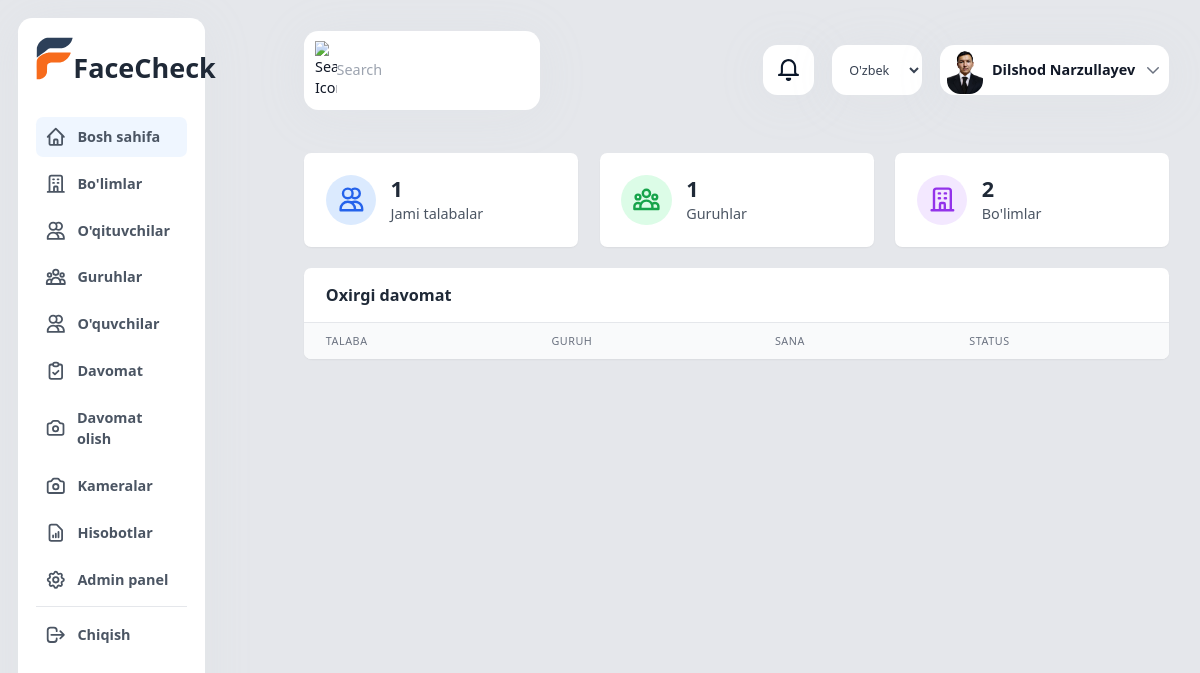
Before: /uz/ (signed in) with the older database file.
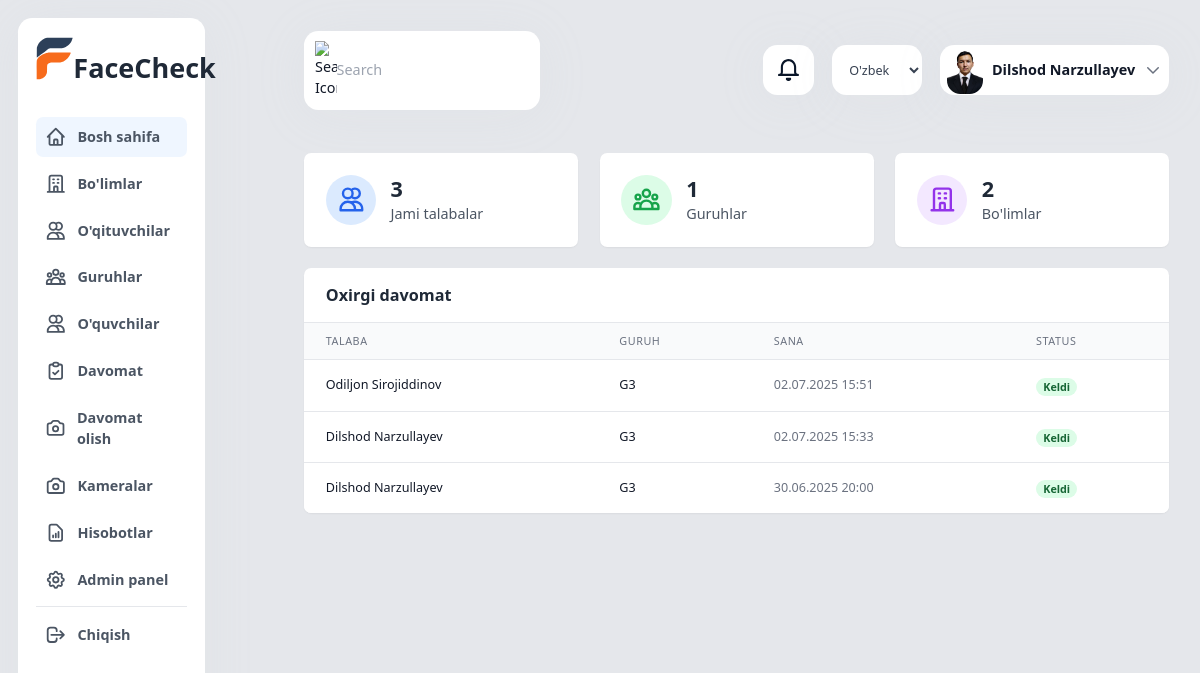
After: the same page with the newer database file.
### app/models.py (models this page shows, shortened)
class CustomUser(AbstractUser):
    USER_TYPE_CHOICES = (
        ('super_admin', 'Super Admin'),
        ('management', 'Rahbariyat'),
        ('teacher', 'O\'qituvchi'),
        ('student', 'O\'quvchi'),
        ('parent', 'Ota-ona'),
    )
    user_type = models.CharField(max_length=20, choices=USER_TYPE_CHOICES)
    phone_number = models.CharField(max_length=15, blank=True)
    profile_image = models.ImageField(upload_to='profile_pictures/', null=False, blank=False)
    face_encoding = models.BinaryField(null=True, blank=True)
    class Meta:
        verbose_name = _('Foydalanuvchi')
        verbose_name_plural = _('Foydalanuvchilar')

class Attendance(models.Model):
    ATTENDANCE_STATUS = (
        ('present', 'Keldi'),
        ('absent', 'Kelmadi'),
        ('late', 'Kechikdi'),
        ('excused', 'Sababli'),
    )
    student = models.ForeignKey(Student, on_delete=models.CASCADE, related_name='attendances')
    group = models.ForeignKey(Group, on_delete=models.CASCADE, related_name='attendances')
    date = models.DateField(_('Sana'))
    time = models.TimeField(_('Vaqt'))
    status = models.CharField(max_length=10, choices=ATTENDANCE_STATUS)
    marked_by = models.ForeignKey(CustomUser, on_delete=models.SET_NULL, null=True)
    face_confidence = models.FloatField(_('Yuz aniqlash ishonchliligi'), null=True)
    note = models.TextField(_('Izoh'), blank=True)
    created_at = models.DateTimeField(auto_now_add=True)
    class Meta:
        verbose_name = _('Davomat')
        verbose_name_plural = _('Davomatlar')
        unique_together = ['student', 'group', 'date']

class Student(models.Model):
    user = models.OneToOneField(CustomUser, on_delete=models.CASCADE)
    groups = models.ManyToManyField(Group, related_name='students')
    parents = models.ManyToManyField(CustomUser, related_name='children')
    student_id = models.CharField(_("O'quvchi ID"), max_length=20, unique=True)
    class Meta:
        verbose_name = _("O'quvchi")
        verbose_name_plural = _("O'quvchilar")

class Group(models.Model):
    name = models.CharField(_('Nomi'), max_length=100)
    department = models.ForeignKey(Department, on_delete=models.CASCADE, related_name='groups')
    teacher = models.ForeignKey(CustomUser, on_delete=models.SET_NULL, null=True, related_name='teaching_groups')
    start_date = models.DateField(_('Boshlanish sanasi'))
    end_date = models.DateField(_('Tugash sanasi'))
    active = models.BooleanField(_('Faol'), default=True)
    created_at = models.DateTimeField(auto_now_add=True)
    class Meta:
        verbose_name = _('Guruh')
        verbose_name_plural = _('Guruhlar')
        ordering = ['-created_at']

### app/views.py (the view)
# urls.py: path('', views.home, name='home'),
@login_required
def home(request):
    user = request.user
    context = {'title': 'Bosh sahifa'}
    if user.user_type == 'super_admin':
        context.update({
            'total_students': Student.objects.count(),
            'total_groups': Group.objects.count(),
            'total_departments': Department.objects.count(),
            'recent_attendance': Attendance.objects.select_related('student', 'group').order_by('-date', '-time')[:10]
        })
    elif user.user_type == 'management':
        context.update({
            'departments': Department.objects.annotate(student_count=Count('groups__students')),
            'attendance_stats': get_attendance_stats()
        })
    elif user.user_type == 'teacher':
        teacher_groups = Group.objects.filter(teacher=user)
        context.update({
            'groups': teacher_groups,
            'today_attendance': get_today_attendance(teacher_groups)
        })
    elif user.user_type == 'student':
        student = Student.objects.get(user=user)
        context.update({
            'student': student,
            'attendance_history': get_student_attendance(student)
        })
    elif user.user_type == 'parent':
        children = Student.objects.filter(parents=user)
        context.update({
            'children': children,
            'children_attendance': get_children_attendance(children)
        })
    return render(request, 'details/home.html', context)

### app/templates/details/home.html (shortened to what this page needs)
{% extends 'base.html' %}
{% load static %}
{% load i18n %}
{% load report_filters %}
{% block content %}
<div class="p-6">
    {% if user.user_type == 'super_admin' %}
    <div class="grid grid-cols-1 md:grid-cols-2 lg:grid-cols-3 gap-6 mb-6">
        <div class="bg-white rounded-lg p-6 shadow-sm hover:shadow-md transition-shadow">
            <div class="flex items-center">
                <div class="p-3 rounded-full bg-blue-100 text-blue-600">
                    <svg xmlns="http://www.w3.org/2000/svg" class="h-8 w-8" fill="none" viewBox="0 0 24 24" stroke="currentColor">
                        <path stroke-linecap="round" stroke-linejoin="round" stroke-width="2" d="M12 4.354a4 4 0 110 5.292M15 21H3v-1a6 6 0 0112 0v1zm0 0h6v-1a6 6 0 00-9-5.197M13 7a4 4 0 11-8 0 4 4 0 018 0z" />
                    </svg>
                </div>
                <div class="ml-4">
                    <h3 class="text-2xl font-semibold text-gray-800">{{ total_students }}</h3>
                    <p class="text-gray-600">{% trans "Jami talabalar" %}</p>
                </div>
            </div>
        </div>
        <div class="bg-white rounded-lg p-6 shadow-sm hover:shadow-md transition-shadow">
            <div class="flex items-center">
                <div class="p-3 rounded-full bg-green-100 text-green-600">
                </div>
                <div class="ml-4">
                    <h3 class="text-2xl font-semibold text-gray-800">{{ total_groups }}</h3>
                    <p class="text-gray-600">{% trans "Guruhlar" %}</p>
                </div>
            </div>
        </div>
        <div class="bg-white rounded-lg p-6 shadow-sm hover:shadow-md transition-shadow">
            <div class="flex items-center">
                <div class="p-3 rounded-full bg-purple-100 text-purple-600">
                </div>
                <div class="ml-4">
                    <h3 class="text-2xl font-semibold text-gray-800">{{ total_departments }}</h3>
                    <p class="text-gray-600">{% trans "Bo'limlar" %}</p>
                </div>
            </div>
        </div>
    </div>
    <div class="bg-white rounded-lg shadow-sm overflow-hidden">
        <div class="px-6 py-4 border-b border-gray-200">
            <h3 class="text-lg font-semibold text-gray-800">{% trans "Oxirgi davomat" %}</h3>
        </div>
        <div class="overflow-x-auto">
            <table class="min-w-full divide-y divide-gray-200">
                <thead class="bg-gray-50">
                    <tr>
                        <th class="px-6 py-3 text-left text-xs font-medium text-gray-500 uppercase tracking-wider">
                            {% trans "Talaba" %}
                        </th>
                        <th class="px-6 py-3 text-left text-xs font-medium text-gray-500 uppercase tracking-wider">
                            {% trans "Guruh" %}
                        </th>
                        <th class="px-6 py-3 text-left text-xs font-medium text-gray-500 uppercase tracking-wider">
                            {% trans "Sana" %}
                        </th>
                        <th class="px-6 py-3 text-left text-xs font-medium text-gray-500 uppercase tracking-wider">
                            {% trans "Status" %}
                        </th>
                    </tr>
                </thead>
                <tbody class="bg-white divide-y divide-gray-200">
                    {% for attendance in recent_attendance %}
                    <tr>
                        <td class="px-6 py-4 whitespace-nowrap">
                            <div class="text-sm font-medium text-gray-900">
                                {{ attendance.student.user.get_full_name }}
                            </div>
                        </td>
                        <td class="px-6 py-4 whitespace-nowrap">
                            <div class="text-sm text-gray-900">{{ attendance.group.name }}</div>
                        </td>
                        <td class="px-6 py-4 whitespace-nowrap">
                            <div class="text-sm text-gray-500">
                                {{ attendance.date|date:"d.m.Y" }} {{ attendance.time|time:"H:i" }}
                            </div>
                        </td>
                        <td class="px-6 py-4 whitespace-nowrap">
                            <span class="px-2 inline-flex text-xs leading-5 font-semibold rounded-full
                                {% if attendance.status == 'present' %}bg-green-100 text-green-800
                                {% elif attendance.status == 'late' %}bg-yellow-100 text-yellow-800
                                {% else %}bg-red-100 text-red-800{% endif %}">
                                {{ attendance.get_status_display }}
                            </span>
                        </td>
                    </tr>
                    {% endfor %}
                </tbody>
            </table>
        </div>
    </div>
    {% else %}
    hech kim
    {% endif %}
</div>
{% endblock %}

### app/templates/details/header.html (shortened to what this page needs)
{% load static %}
{% load i18n %}
<div class="container w-full mx-auto p-6">
    <div class="flex justify-between items-center mb-7.5">
        <div class="search-bar flex items-center bg-white rounded-2xl p-3 w-[16.375rem] shadow-[0px_6px_58px_#c3cbd61a]">
            <img src="{% static 'assets/images/img_icn_general_search.svg' %}" alt="{% trans 'Search Icon' %}" width="24" height="24" class="mr-2.75" />
            <input type="text" placeholder="{% trans 'Search' %}" class="border-none outline-none text-base text-gray-600 w-full bg-transparent" />
        </div>
        <div class="user-actions flex items-center">
            <div class="notifications bg-white rounded-2xl w-14 h-14 flex justify-center items-center mr-5 shadow-[0px_6px_58px_#c3cbd61a] cursor-pointer">
                <img src="{% static 'assets/images/img_icn_general_notifications.svg' %}" alt="{% trans 'Notifications' %}" width="24" height="24" />
            </div>
            <div class="relative flex items-center">
                <form action="{% url 'set_language' %}" method="post" class="mr-5">
                    <select name="language" onchange="this.form.submit()" class="bg-white rounded-2xl h-14 w-[100px] text-sm text-gray-700 px-4 py-1 shadow-[0px_6px_58px_#c3cbd61a] focus:outline-none hover:bg-gray-50 cursor-pointer">
                        {% get_current_language as LANGUAGE_CODE %}
                        {% get_available_languages as LANGUAGES %}
                        {% for lang in LANGUAGES %}
                            <option value="{{ lang.0 }}" {% if lang.0 == LANGUAGE_CODE %}selected{% endif %}>
                                {{ lang.1 }}
                            </option>
                        {% endfor %}
                    </select>
                </form>
                <button type="button" onclick="toggleDropdown()" class="user-profile flex items-center bg-white h-14 rounded-2xl p-2 shadow-[0px_6px_58px_#c3cbd61a] hover:bg-gray-50">
                    {% if request.user.profile_image %}
                        <img src="{{ request.user.profile_image.url }}" alt="{% trans 'User Profile' %}" class="profile-pic w-[40px] rounded-[0.9375rem] mr-2.5" />
                    {% else %}
                        <span class="profile-pic w-[40px] h-[40px] rounded-[0.9375rem] mr-2.5 bg-gray-300 flex items-center justify-center text-xl text-gray-600">{{ request.user.get_full_name|make_list|first|upper }}</span>
                    {% endif %}
                    <span class="text-base font-bold text-gray-900 mr-2.5">{{ user.get_full_name }}</span>
                    <svg class="w-5 h-5 text-gray-500" fill="none" stroke="currentColor" viewBox="0 0 24 24">
                        <path stroke-linecap="round" stroke-linejoin="round" stroke-width="2" d="M19 9l-7 7-7-7" />
                    </svg>
                </button>
            </div>
        </div>
    </div>
</div>

Changed rows visible on the page:
added Attendance: student.user.get_full_name "Odiljon Sirojiddinov", group.name "G3", date "02.07.2025", time "15:51", status "Keldi"
added Attendance: student.user.get_full_name "Dilshod Narzullayev", group.name "G3", date "02.07.2025", time "15:33", status "Keldi"
added Attendance: student.user.get_full_name "Dilshod Narzullayev", group.name "G3", date "30.06.2025", time "20:00", status "Keldi"
Other visible differences:
{{ total_students }}: "1" → "3"
